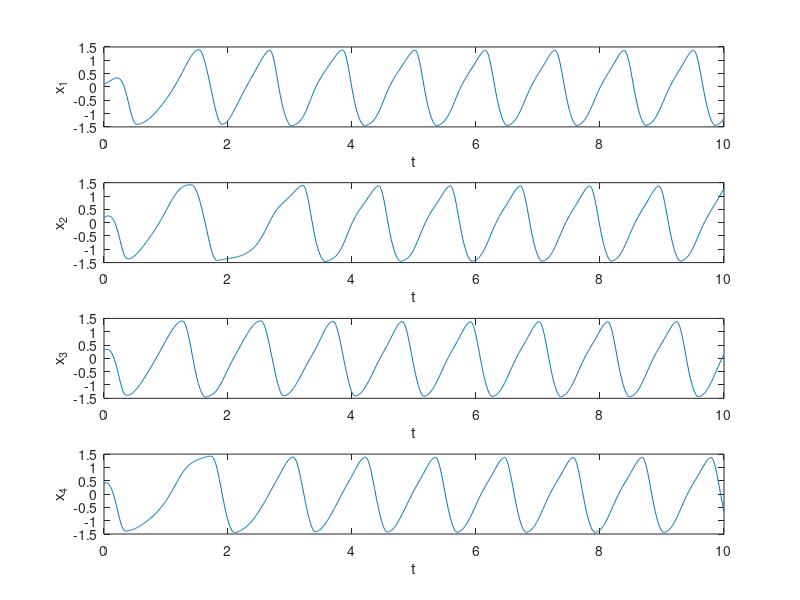
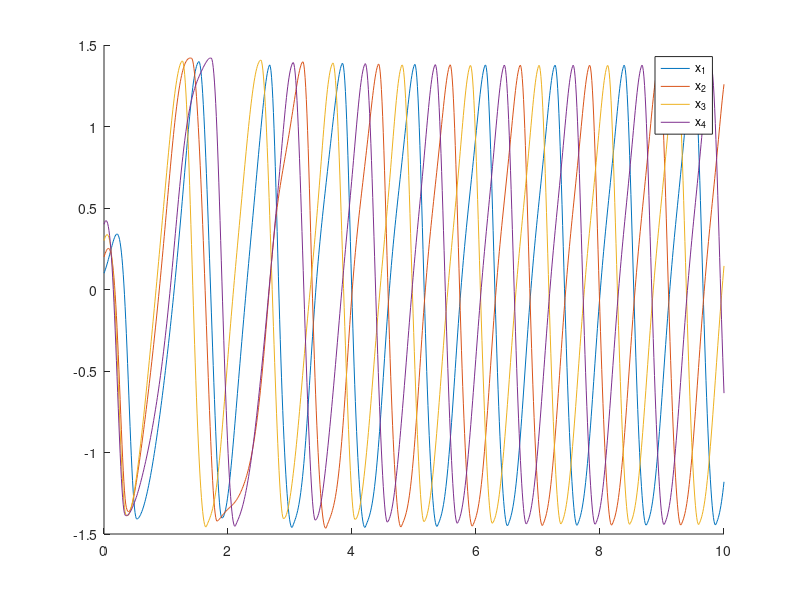

MATLAB code for these plots, in order:
close all
clear

%% 4 Oscillators(Hopf)


dt = 0.01;
Sim_time = 10;


%Oscillator parameters
alpha = 5;
beta = 3;
u = 2;
b = 100;
k = [0 -1 1 -1;
    -1  0 -1 1;
    -1 1  0 -1;
     1 -1 -1 0;];

w_stance = 8;
w_swing = 3;

x = zeros(4,Sim_time/dt);
y = zeros(4,Sim_time/dt);

%initial values
x(1,1) = 0.1;
x(2,1) = 0.2;
x(3,1) = 0.3;
x(4,1) = 0.4;

y(1,1) = 0;
y(2,1) = 0.1;
y(3,1) = 0.2;
y(4,1) = 0.3;

%Simulating models
for i = 2:Sim_time/dt
    for j = 1:4
        w = w_stance/(exp(-b*y(j,i-1))+1) + w_swing/(exp(b*y(j,i-1))+1);
        r = sqrt(x(j,i-1).^2 + y(j,i-1).^2);
        x(j,i) = x(j,i-1) + dt.*(alpha.*(u - r.^2).*x(j,i-1) - w.*y(j,i-1));
    
        
        y(j,i) = y(j,i-1) + dt.*(beta.*(u - r^2).*y(j,i-1) + w.*x(j,i-1) + k(j,:)*y(:,i-1));
    end
end

t = linspace(0,Sim_time,Sim_time/dt);

figure()
subplot(4,1,1)
plot(t,x(1,:))
xlabel('t')
ylabel('x_1')

subplot(4,1,2)
plot(t,x(2,:))
xlabel('t')
ylabel('x_2')

subplot(4,1,3)
plot(t,x(3,:))
xlabel('t')
ylabel('x_3')

subplot(4,1,4)
plot(t,x(4,:))
xlabel('t')
ylabel('x_4')

figure()
hold on
plot(t,x(1,:))
plot(t,x(2,:))
plot(t,x(3,:))
plot(t,x(4,:))
legend('x_1', 'x_2', 'x_3', 'x_4', Location='southeast')